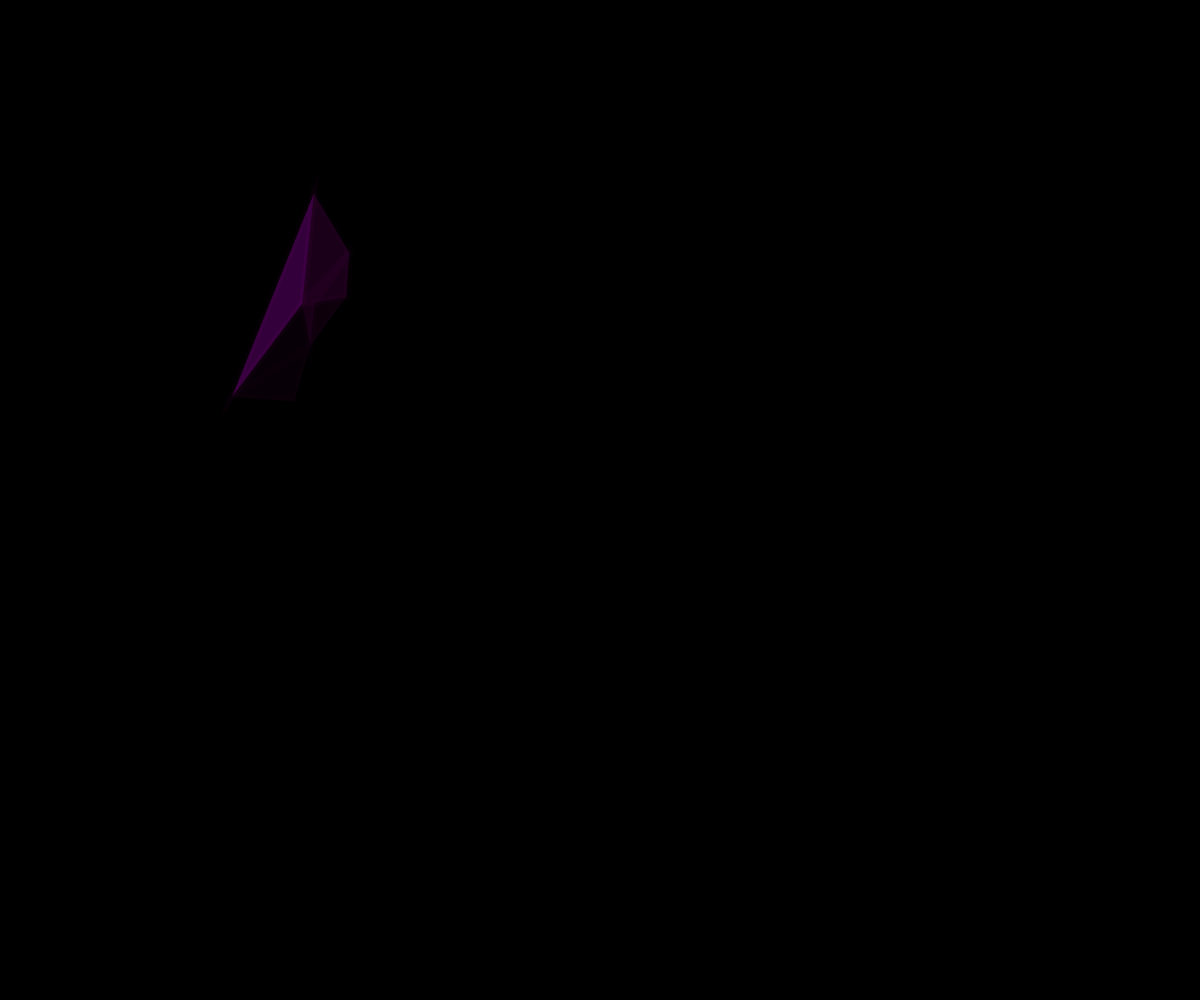
Frame 1 (no input)
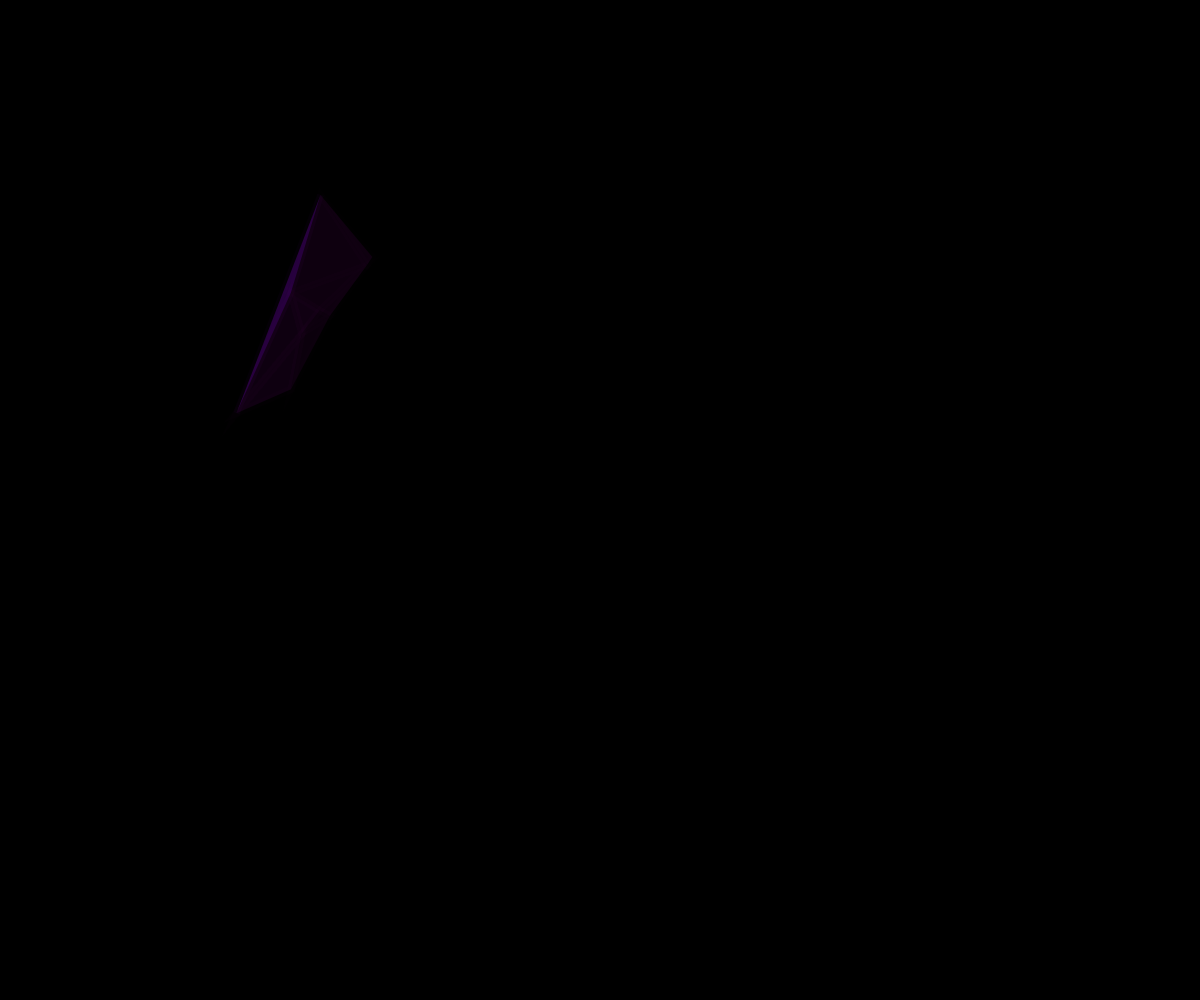
Frame 60 (no input)
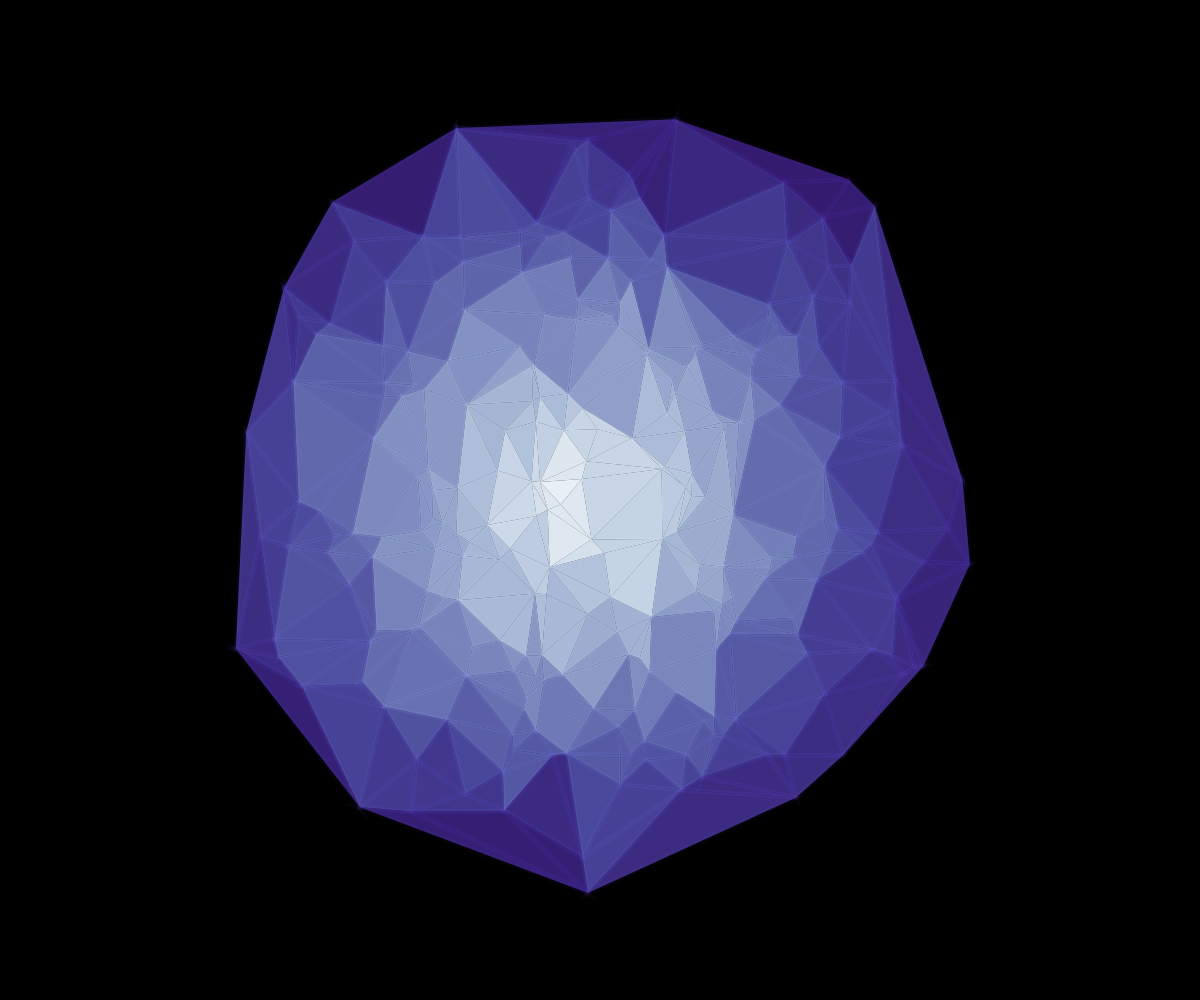
Frame 120 (the mouse pressed at the canvas centre since frame 60)

The p5.js sketch that drew these frames (run headless with seeded random() and noise() and a simulated clock; from frame 60 on, the mouse is pressed at the canvas centre):

// p5.js sketch
// ── sketch.js
var R={x:0,y:0,px:0,py:0,pressed:false,touched:false,held:0,mode:0,palette:0,rate:1,amount:1,sign:1,paused:false,ink:0,init:()=>{},frame:()=>{},down:()=>{},move:()=>{},up:()=>{},action:()=>{}};
// Original tab: mySketch
/*
Crystal in a spotlight

Controls:
	- Move the mouse around to change the direction of the light.

Original Author:
	noaner (openprocessing.org/sketch/416160)

Forked by:
	Jason Labbe

Site:
	jasonlabbe3d.com
*/

var points;
var globalHue = 0;
var POINT_COUNT = 260;

function setup() {
  createCanvas(windowWidth, windowHeight);
  
  colorMode(HSB, 360);
  
  points = new Array(POINT_COUNT);
  
  for (var i = points.length-1; i > -1; i--) {
    points[i] = randomRadialVector(min(width/2, height/2) - min(width/6, height/6));
    points[i].push(random(Math.PI * 2), random(Math.PI * 2));
  }
}

function draw() {
  background(0);
  
  globalHue=[210,25,140][R.palette%3]+map(noise(frameCount*.01),0,1,-25,25);
  
  R.ink+=.005*R.rate;var offset=R.ink;
  
  var transform = new Array(points.length);
  for (var i = transform.length-1; i > -1; i--) {
    transform[i] = [points[i][0] + sin(offset + points[i][2]) * 64,
      				points[i][1] + sin(offset + points[i][3]) * 64]
  }

  var triangles = Delaunay.triangulate(transform);

  for (var i = triangles.length; i > 0; i -= 3) {
    var p1 = transform[triangles[i-1]]
    var p2 = transform[triangles[i-2]]
    var p3 = transform[triangles[i-3]];
	
    var d=dist(mouseX,mouseY,p1[0],p1[1])/(R.amount*(R.pressed?1.5:1));
    var h = globalHue+d*0.2;
    var s = d;
    var b = 360;
    var a = 360-min(d*0.75, 360);
    
    fill(h, s, b, a);
    strokeWeight(1+d*0.015);
    stroke(h, s, b, a*0.1);
    triangle(p1[0], p1[1], p2[0], p2[1], p3[0], p3[1]);
  }
}

/* utilities */

function randomRadialVector(maxDist, center) {
  var maxDist = (maxDist === undefined) ? min(width, height) / 2 : maxDist;
  var center = (center === undefined) ?
    createVector(width / 2, height / 2) :
    center;

  var angle = random(Math.PI * 2);
  var distance = random(maxDist * maxDist);

  var x = cos(angle) * sqrt(distance);
  var y = -sin(angle) * sqrt(distance);

  return [center.x + x, center.y + y];
}

/* Delaunay triangulation by ironwallaby https://github.com/ironwallaby/delaunay */

var Delaunay;

(function() {
  "use strict";

  var EPSILON = 1.0 / 1048576.0;

  function supertriangle(vertices) {
    var xmin = Number.POSITIVE_INFINITY,
        ymin = Number.POSITIVE_INFINITY,
        xmax = Number.NEGATIVE_INFINITY,
        ymax = Number.NEGATIVE_INFINITY,
        i, dx, dy, dmax, xmid, ymid;

    for(i = vertices.length; i--; ) {
      if(vertices[i][0] < xmin) xmin = vertices[i][0];
      if(vertices[i][0] > xmax) xmax = vertices[i][0];
      if(vertices[i][1] < ymin) ymin = vertices[i][1];
      if(vertices[i][1] > ymax) ymax = vertices[i][1];
    }

    dx = xmax - xmin;
    dy = ymax - ymin;
    dmax = Math.max(dx, dy);
    xmid = xmin + dx * 0.5;
    ymid = ymin + dy * 0.5;

    return [
      [xmid - 20 * dmax, ymid -      dmax],
      [xmid            , ymid + 20 * dmax],
      [xmid + 20 * dmax, ymid -      dmax]
    ];
  }

  function circumcircle(vertices, i, j, k) {
    var x1 = vertices[i][0],
        y1 = vertices[i][1],
        x2 = vertices[j][0],
        y2 = vertices[j][1],
        x3 = vertices[k][0],
        y3 = vertices[k][1],
        fabsy1y2 = Math.abs(y1 - y2),
        fabsy2y3 = Math.abs(y2 - y3),
        xc, yc, m1, m2, mx1, mx2, my1, my2, dx, dy;

    /* Check for coincident points */
    if(fabsy1y2 < EPSILON && fabsy2y3 < EPSILON)
      throw new Error("Eek! Coincident points!");

    if(fabsy1y2 < EPSILON) {
      m2  = -((x3 - x2) / (y3 - y2));
      mx2 = (x2 + x3) / 2.0;
      my2 = (y2 + y3) / 2.0;
      xc  = (x2 + x1) / 2.0;
      yc  = m2 * (xc - mx2) + my2;
    }

    else if(fabsy2y3 < EPSILON) {
      m1  = -((x2 - x1) / (y2 - y1));
      mx1 = (x1 + x2) / 2.0;
      my1 = (y1 + y2) / 2.0;
      xc  = (x3 + x2) / 2.0;
      yc  = m1 * (xc - mx1) + my1;
    }

    else {
      m1  = -((x2 - x1) / (y2 - y1));
      m2  = -((x3 - x2) / (y3 - y2));
      mx1 = (x1 + x2) / 2.0;
      mx2 = (x2 + x3) / 2.0;
      my1 = (y1 + y2) / 2.0;
      my2 = (y2 + y3) / 2.0;
      xc  = (m1 * mx1 - m2 * mx2 + my2 - my1) / (m1 - m2);
      yc  = (fabsy1y2 > fabsy2y3) ?
        m1 * (xc - mx1) + my1 :
        m2 * (xc - mx2) + my2;
    }

    dx = x2 - xc;
    dy = y2 - yc;
    return {i: i, j: j, k: k, x: xc, y: yc, r: dx * dx + dy * dy};
  }

  function dedup(edges) {
    var i, j, a, b, m, n;

    for(j = edges.length; j; ) {
      b = edges[--j];
      a = edges[--j];

      for(i = j; i; ) {
        n = edges[--i];
        m = edges[--i];

        if((a === m && b === n) || (a === n && b === m)) {
          edges.splice(j, 2);
          edges.splice(i, 2);
          break;
        }
      }
    }
  }

  Delaunay = {
    triangulate: function(vertices, key) {
      var n = vertices.length,
          i, j, indices, st, open, closed, edges, dx, dy, a, b, c;

      /* Bail if there aren't enough vertices to form any triangles. */
      if(n < 3)
        return [];

      /* Slice out the actual vertices from the passed objects. (Duplicate the
       * array even if we don't, though, since we need to make a supertriangle
       * later on!) */
      vertices = vertices.slice(0);

      if(key)
        for(i = n; i--; )
          vertices[i] = vertices[i][key];

      /* Make an array of indices into the vertex array, sorted by the
       * vertices' x-position. */
      indices = new Array(n);

      for(i = n; i--; )
        indices[i] = i;

      indices.sort(function(i, j) {
        return vertices[j][0] - vertices[i][0];
      });

      /* Next, find the vertices of the supertriangle (which contains all other
       * triangles), and append them onto the end of a (copy of) the vertex
       * array. */
      st = supertriangle(vertices);
      vertices.push(st[0], st[1], st[2]);
      
      /* Initialize the open list (containing the supertriangle and nothing
       * else) and the closed list (which is empty since we havn't processed
       * any triangles yet). */
      open   = [circumcircle(vertices, n + 0, n + 1, n + 2)];
      closed = [];
      edges  = [];

      /* Incrementally add each vertex to the mesh. */
      for(i = indices.length; i--; edges.length = 0) {
        c = indices[i];

        /* For each open triangle, check to see if the current point is
         * inside it's circumcircle. If it is, remove the triangle and add
         * it's edges to an edge list. */
        for(j = open.length; j--; ) {
          /* If this point is to the right of this triangle's circumcircle,
           * then this triangle should never get checked again. Remove it
           * from the open list, add it to the closed list, and skip. */
          dx = vertices[c][0] - open[j].x;
          if(dx > 0.0 && dx * dx > open[j].r) {
            closed.push(open[j]);
            open.splice(j, 1);
            continue;
          }

          /* If we're outside the circumcircle, skip this triangle. */
          dy = vertices[c][1] - open[j].y;
          if(dx * dx + dy * dy - open[j].r > EPSILON)
            continue;

          /* Remove the triangle and add it's edges to the edge list. */
          edges.push(
            open[j].i, open[j].j,
            open[j].j, open[j].k,
            open[j].k, open[j].i
          );
          open.splice(j, 1);
        }

        /* Remove any doubled edges. */
        dedup(edges);

        /* Add a new triangle for each edge. */
        for(j = edges.length; j; ) {
          b = edges[--j];
          a = edges[--j];
          open.push(circumcircle(vertices, a, b, c));
        }
      }

      /* Copy any remaining open triangles to the closed list, and then
       * remove any triangles that share a vertex with the supertriangle,
       * building a list of triplets that represent triangles. */
      for(i = open.length; i--; )
        closed.push(open[i]);
      open.length = 0;

      for(i = closed.length; i--; )
        if(closed[i].i < n && closed[i].j < n && closed[i].k < n)
          open.push(closed[i].i, closed[i].j, closed[i].k);

      /* Yay, we're done! */
      return open;
    },
    contains: function(tri, p) {
      /* Bounding box test first, for quick rejections. */
      if((p[0] < tri[0][0] && p[0] < tri[1][0] && p[0] < tri[2][0]) ||
         (p[0] > tri[0][0] && p[0] > tri[1][0] && p[0] > tri[2][0]) ||
         (p[1] < tri[0][1] && p[1] < tri[1][1] && p[1] < tri[2][1]) ||
         (p[1] > tri[0][1] && p[1] > tri[1][1] && p[1] > tri[2][1]))
        return null;

      var a = tri[1][0] - tri[0][0],
          b = tri[2][0] - tri[0][0],
          c = tri[1][1] - tri[0][1],
          d = tri[2][1] - tri[0][1],
          i = a * d - b * c;

      /* Degenerate tri. */
      if(i === 0.0)
        return null;

      var u = (d * (p[0] - tri[0][0]) - b * (p[1] - tri[0][1])) / i,
          v = (a * (p[1] - tri[0][1]) - c * (p[0] - tri[0][0])) / i;

      /* If we're outside the tri, fail. */
      if(u < 0.0 || v < 0.0 || (u + v) > 1.0)
        return null;

      return [u, v];
    }
  };

  if(typeof module !== "undefined")
    module.exports = Delaunay;
})();

// Touch and UI adaptation; original visual algorithm above.
R.init=()=>{};
R.frame=()=>{};
R.down=()=>{};
R.move=()=>{};
R.up=()=>{};
R.action=(a,v)=>{if(a==="freeze")R.rate=R.rate?0:1;if(a==="palette")R.palette++;if(a==="halo")R.amount=+v;};


const originalSetup=setup,originalDraw=draw;
setup=function(){pixelDensity(1);const cc=window.createCanvas;window.createCanvas=(w,h,...args)=>cc(windowWidth,windowHeight,...args);originalSetup();window.createCanvas=cc;R.x=width*.5;R.y=height*.48;R.px=R.x;R.py=R.y;R.init();
 const c=document.querySelector('canvas');c.setAttribute('aria-label','Interactive artwork');c.style.touchAction='none';
 document.querySelectorAll('body > input,body > button').forEach(e=>e.hidden=true);
 const sync=e=>{const b=c.getBoundingClientRect();R.x=(e.clientX-b.left)*width/b.width;R.y=(e.clientY-b.top)*height/b.height;mouseX=R.x;mouseY=R.y;pmouseX=R.px;pmouseY=R.py;};
 c.addEventListener('pointerdown',e=>{e.preventDefault();if(R.pointer!=null)return;R.pointer=e.pointerId;c.setPointerCapture?.(e.pointerId);sync(e);R.pressed=true;R.touched=true;R.held=0;R.px=R.x;R.py=R.y;mouseIsPressed=true;R.down();});
 c.addEventListener('pointermove',e=>{if(R.pointer!=null&&e.pointerId!==R.pointer)return;sync(e);R.touched=true;if(R.pressed)R.move();});
 const end=e=>{if(R.pointer!=null&&e.pointerId!==R.pointer)return;R.pressed=false;R.pointer=null;mouseIsPressed=false;R.up();};
 c.addEventListener('pointerup',end);c.addEventListener('pointercancel',end);c.addEventListener('lostpointercapture',end);
 document.addEventListener('visibilitychange',()=>{if(document.hidden){R.pressed=false;R.pointer=null;mouseIsPressed=false;R.up();}});
 document.querySelectorAll('button[data-action]').forEach(b=>b.onclick=()=>{const a=b.dataset.action;if(a==='quiet'){document.body.classList.toggle('quiet');b.textContent=document.body.classList.contains('quiet')?'Show UI':'Hide UI';return;}if(a==='pause'){R.paused=!R.paused;b.textContent=R.paused?'Resume':'Pause';return;}R.action(a);if(b.dataset.toggle!==undefined){b.setAttribute('aria-pressed',b.getAttribute('aria-pressed')!=='true');}});
 document.querySelectorAll('input[data-action]').forEach(i=>{i.addEventListener('input',()=>{R.action(i.dataset.action,i.value);const o=i.parentNode.querySelector('output');if(o)o.textContent=i.value;});});
};
draw=function(){if(R.paused)return;if(!R.touched){R.x=width*(.5+.22*Math.sin(frameCount*.013));R.y=height*(.48+.13*Math.cos(frameCount*.019));}mouseX=R.x;mouseY=R.y;pmouseX=R.px;pmouseY=R.py;mouseIsPressed=R.pressed;if(R.pressed)R.held++;R.frame();originalDraw();R.px=R.x;R.py=R.y;};
// Pointer Events own input; prevent p5 synthesised clicks from resetting the artwork.
mousePressed=()=>false;mouseReleased=()=>false;mouseClicked=()=>false;mouseMoved=()=>false;mouseDragged=()=>false;touchStarted=()=>false;touchMoved=()=>false;touchEnded=()=>false;keyPressed=()=>false;
windowResized=function(){const ox=width,oy=height;resizeCanvas(windowWidth,windowHeight);R.x=R.x/ox*width;R.y=R.y/oy*height;R.px=R.x;R.py=R.y;R.resize?.(ox,oy);};

R.resize=(ox,oy)=>{points.forEach(p=>{p[0]=p[0]/ox*width;p[1]=p[1]/oy*height;});};
